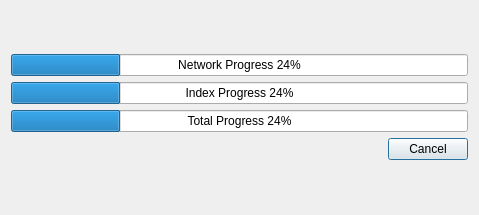
<?xml version="1.0" encoding="UTF-8"?>
<ui version="4.0">
 <class>CloneProgress</class>
 <widget class="QDialog" name="CloneProgress">
  <property name="geometry">
   <rect>
    <x>0</x>
    <y>0</y>
    <width>479</width>
    <height>215</height>
   </rect>
  </property>
  <property name="windowTitle">
   <string>Clone progress</string>
  </property>
  <property name="windowIcon">
   <iconset resource="acGitResource.qrc">
    <normaloff>:/icons/icons/acGit.png</normaloff>:/icons/icons/acGit.png</iconset>
  </property>
  <layout class="QVBoxLayout" name="verticalLayout_3">
   <item>
    <layout class="QVBoxLayout" name="verticalLayout_2">
     <item>
      <layout class="QVBoxLayout" name="verticalLayout">
       <item>
        <widget class="QProgressBar" name="networkProgress">
         <property name="value">
          <number>24</number>
         </property>
         <property name="format">
          <string>Network Progress %p%</string>
         </property>
        </widget>
       </item>
       <item>
        <widget class="QProgressBar" name="indexProgress">
         <property name="value">
          <number>24</number>
         </property>
         <property name="format">
          <string>Index Progress %p%</string>
         </property>
        </widget>
       </item>
       <item>
        <widget class="QProgressBar" name="totalProgress">
         <property name="value">
          <number>24</number>
         </property>
         <property name="format">
          <string>Total Progress %p%</string>
         </property>
        </widget>
       </item>
      </layout>
     </item>
     <item>
      <widget class="QDialogButtonBox" name="buttonBox">
       <property name="orientation">
        <enum>Qt::Horizontal</enum>
       </property>
       <property name="standardButtons">
        <set>QDialogButtonBox::Cancel</set>
       </property>
      </widget>
     </item>
    </layout>
   </item>
  </layout>
 </widget>
 <resources>
  <include location="acGitResource.qrc"/>
 </resources>
 <connections>
  <connection>
   <sender>buttonBox</sender>
   <signal>accepted()</signal>
   <receiver>CloneProgress</receiver>
   <slot>accept()</slot>
   <hints>
    <hint type="sourcelabel">
     <x>248</x>
     <y>254</y>
    </hint>
    <hint type="destinationlabel">
     <x>157</x>
     <y>274</y>
    </hint>
   </hints>
  </connection>
  <connection>
   <sender>buttonBox</sender>
   <signal>rejected()</signal>
   <receiver>CloneProgress</receiver>
   <slot>reject()</slot>
   <hints>
    <hint type="sourcelabel">
     <x>316</x>
     <y>260</y>
    </hint>
    <hint type="destinationlabel">
     <x>286</x>
     <y>274</y>
    </hint>
   </hints>
  </connection>
 </connections>
</ui>
